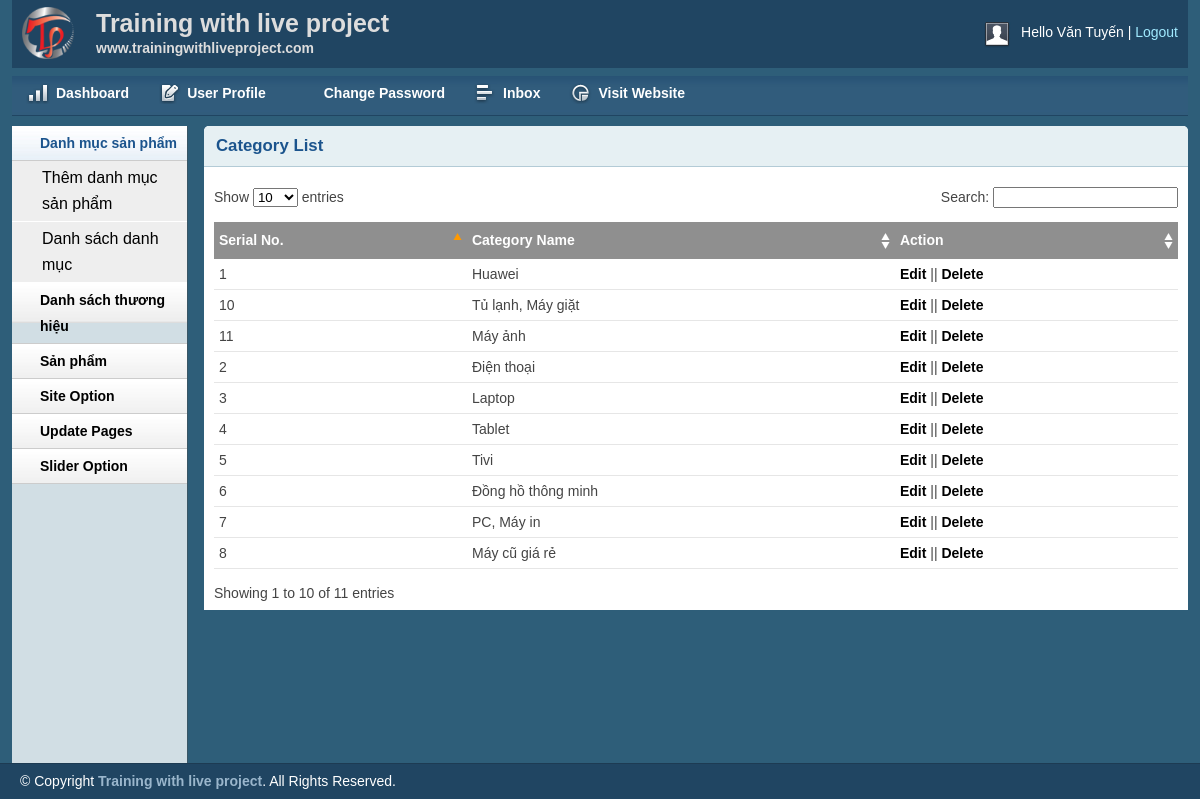
The app's page /MVC/admin/catlist.php (signed in) with its own data.
### tables this page shows
CREATE TABLE `tbl_category` (
  `catId` int(11) NOT NULL,
  `catName` varchar(255) NOT NULL
);

### MVC/lib/session.php (called while the page is built, shortened)
<?php
class Session{
 public static function get($key){
    if (isset($_SESSION[$key])) {
     return $_SESSION[$key];
    } else {
     return false;
    }
 }
}
?>

### MVC/lib/database.php (called while the page is built, shortened)
<?php
Class Database{
   public $host   = DB_HOST;
   public $user   = DB_USER;
   public $pass   = DB_PASS;
   public $dbname = DB_NAME;
   public $link;
private function connectDB(){
   $this->link = new mysqli($this->host, $this->user, $this->pass,
    $this->dbname);
 }
public function select($query){
  $result = $this->link->query($query) or
   die($this->link->error.__LINE__);
  if($result->num_rows > 0){
    return $result;
  } else {
    return false;
  }
 }
}

### MVC/classes/category.php (called while the page is built, shortened)
<?php
	include '../lib/database.php';
	class category
	{
		private $db;
		public function __construct()
		{
			$this->db =new Database();
		}
		public function show_category(){
				$query ="SELECT * FROM tbl_category ORDER BY catId desc" ;
				$result = $this->db->select($query);
				return $result;
		}
	}
?>

### MVC/admin/catlist.php (the view, shortened to what this page needs)
<?php include 'inc/header.php';?>
<?php include 'inc/sidebar.php';?>
<?php include '../classes/category.php';?>
<?php
    $cat = new category();
?>
        <div class="grid_10">
            <div class="box round first grid">
                <h2>Category List</h2>
                <div class="block">
                    <table class="data display datatable" id="example">
					<thead>
						<tr>
							<th>Serial No.</th>
							<th>Category Name</th>
							<th>Action</th>
						</tr>
					</thead>
					<tbody>
						<?php
							$show_cate = $cat->show_category();
							if($show_cate){
								$i = 0;
								while($result = $show_cate->fetch_assoc()){
									$i++;
						?>
						<tr class="odd gradeX">
							<td><?php echo $i; ?></td>
							<td><?php echo $result['catName'];?></td>
							<td><a href="catedit.php?catId=<?php echo $result['catId'] ?>">Edit</a> || <a onclick="return confirm('Are you want to delete?')" href="?delId=<?php echo $result['catId'] ?>">Delete</a></td>
						</tr>
						<?php
							}
							}
						?>
					</tbody>
				</table>
               </div>
            </div>
        </div>
<?php include 'inc/footer.php';?>

### MVC/admin/inc/header.php (shortened to what this page needs)
<?php
    include '../lib/session.php';
?>
<!DOCTYPE html>
<html>
<head>
    <link rel="stylesheet" type="text/css" href="css/reset.css" media="screen" />
    <link rel="stylesheet" type="text/css" href="css/text.css" media="screen" />
    <link rel="stylesheet" type="text/css" href="css/grid.css" media="screen" />
    <link rel="stylesheet" type="text/css" href="css/layout.css" media="screen" />
    <link rel="stylesheet" type="text/css" href="css/nav.css" media="screen" />
    <link href="css/table/demo_page.css" rel="stylesheet" type="text/css" />
</head>
<body>
    <div class="container_12">
        <div class="grid_12 header-repeat">
            <div id="branding">
                <div class="floatleft logo">
                    <img src="img/livelogo.png" alt="Logo" />
				</div>
				<div class="floatleft middle">
					<h1>Training with live project</h1>
					<p>www.trainingwithliveproject.com</p>
				</div>
                <div class="floatright">
                    <div class="floatleft">
                        <img src="img/img-profile.jpg" alt="Profile Pic" /></div>
                    <div class="floatleft marginleft10">
                        <ul class="inline-ul floatleft">
                            <li>Hello <?php echo Session::get('adminName'); ?></li>
                            <li><a href="?action=logout">Logout</a></li>
                        </ul>
                    </div>
                </div>
            </div>
        </div>
        <div class="grid_12">
            <ul class="nav main">
                <li class="ic-dashboard"><a href="index.php"><span>Dashboard</span></a> </li>
                <li class="ic-form-style"><a href=""><span>User Profile</span></a></li>
				<li class="ic-typography"><a href="changepassword.php"><span>Change Password</span></a></li>
				<li class="ic-grid-tables"><a href="inbox.php"><span>Inbox</span></a></li>
                <li class="ic-charts"><a href=""><span>Visit Website</span></a></li>
            </ul>
        </div>

### MVC/admin/inc/sidebar.php (shortened to what this page needs)
<div class="grid_2">
    <div class="box sidemenu">
        <div class="block" id="section-menu">
            <ul class="section menu">
                <li><a class="menuitem">Danh mục sản phẩm</a>
                    <ul class="submenu">
                        <li><a href="catadd.php">Thêm danh mục sản phẩm</a> </li>
                        <li><a href="catlist.php">Danh sách danh mục</a> </li>
                    </ul>
                </li>
                <li><a class="menuitem">Danh sách thương hiệu</a>
                </li>
                <li><a class="menuitem">Sản phẩm</a>
                </li>
               <li><a class="menuitem">Site Option</a>
                </li>
                 <li><a class="menuitem">Update Pages</a>
                </li>
				<li><a class="menuitem">Slider Option</a>
                </li>
            </ul>
        </div>
    </div>
</div>

### MVC/admin/inc/footer.php (shortened to what this page needs)
    </div>
    <div id="site_info">
        <p>
         &copy; Copyright <a href="http://trainingwithliveproject.com">Training with live project</a>. All Rights Reserved.
        </p>
    </div>
</body>
</html>

### MVC/admin/css/layout.css (style rules this page uses)
body { background: #fff none repeat scroll 0 0; color: #444; font-size: 14px; padding: 0; }
.floatleft { float:left; }
.logo img { margin-top: -15px; width: 52px; }
.middle { margin-left: 22px; margin-top: -14px; }
.middle h1 { color:#ddd;margin:0 }
.middle p { color: #ddd; margin: 0; font-weight: bold; }
.floatright { float:right; }
.inline-ul li { display:inline; color:#fff; }
.marginleft10 { margin-left:10px; }
a { color: #000; font-weight:bold; text-decoration: none; }
.container_12, .container_16 { background:#2E5E79; }
h1, h2, h3, h4, h5, h6 { line-height:1.2em; margin-bottom:.3em; }
h2 { margin-top:1em; }
#branding { font-weight: normal; margin-bottom: 0; padding: 22px 10px 3px; text-align: left; }
.header-repeat { background:url(../img/header-repeat.jpg) repeat-x; }
#branding a { color:#A1EAFF; font-weight:normal; }
#branding a:before { content:" | "; color:#fff; }
#branding ul, #branding ul li { margin:0px; padding:0px; }
#branding li { padding:0px 0px 0px 0px !important; }
.box { background:#fff; margin-bottom:20px; padding:10px 10px 10px 10px; margin-left:-8px; }
.box.grid { padding-bottom:40px; }
.box.round { -moz-border-radius: 5px 5px 0px 0px; -webkit-border-radius: 5px 5px 0px 0px; border-radius: 5px 5px 0px 0px; }
.box h2 { font-size:1.2em; font-weight:bold; color:#1B548D; background:#E6F0F3; margin:-10px -10px 0 -10px; padding:10px 12px; border-bottom:1px solid #B3CBD6; -moz-border-radius: 5px 5px 0px 0px; -webkit-border-radius: 5px 5px 0px 0px; border-radius: 5px 5px 0px 0px; }
.box.first { min-height: 406px; }
.block { padding-top:20px; }
.box.sidemenu { background-color:#D1DEE4; border-right:1px solid #3A5665; padding:0px; margin:0px; cursor:pointer; }
.box.sidemenu .block { padding-top:0px; margin-top:0px; }
p { margin-bottom:1em; }
ul, ol { padding-top:0; }
ul.menu { list-style:none; border-top:1px solid #bbb; }
ul.menu li { margin:0; }
ul.menu li a { display:block; padding:4px 10px; border-bottom:1px solid #ccc; }
ul.menu ul { list-style:none; margin:0; }
ul.menu ul li a { padding-left:30px; }
ul.section { border-top:0; margin-bottom:0; }
ul.section li a { background:url(../img/sidemenu-repeat.jpg) repeat-x; line-height:26px; padding-left:28px; }
ul.section li li a { background:#ddd; border-bottom:1px solid #eee; }
ul.section ul li { text-transform:none; }
ul.section ul.current li a { background: #eee none repeat scroll 0 0; border-bottom: 1px solid #fff; font-size: 16px; font-weight: normal; }
ul.section li a.current { color:#1B548D; background:url(../img/sidemenu-repeat-hover.jpg) repeat-x; }
#site_info { color:#fff; background:#204562; border-top:1px solid #1d3b53; padding-left:20px; }
#site_info p { line-height:35px; margin-bottom:0px; }
#site_info a { color:#9ab6cc; }
.block { padding-bottom:1px; }
table.display { margin: 0 auto; clear: both; width: 100%; }
.sorting_asc { background: #8f8f8f url(../img/table/sort_asc.png) no-repeat center right; padding:8px 5px; text-align:left; color:#fff; }
.sorting { background:#8f8f8f url(../img/table/sort_both.png) no-repeat center right; padding:8px 5px; text-align:left; color:#fff; }
tr.odd { height: 30px; line-height: 30px; border-bottom:1px solid #e6e6e6; }
tr.even { height: 30px; line-height: 30px; border-bottom:1px solid #e6e6e6; }
tr.odd td, tr.even td { padding-left:5px; }

### records on screen
tbl_category: catName "Huawei"
tbl_category: catName "Điện thoại"
tbl_category: catName "Laptop"
tbl_category: catName "Tablet"
tbl_category: catName "Tivi"
tbl_category: catName "Đồng hồ thông minh"
tbl_category: catName "PC, Máy in"
tbl_category: catName "Máy cũ giá rẻ"
tbl_category: catName "Tủ lạnh, Máy giặt"
tbl_category: catName "Máy ảnh"

### other values on screen
Session::get('adminName') "Văn Tuyến"
